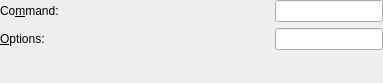
<ui version="4.0" >
 <class>ProcessToolConfigWidget</class>
 <widget class="QWidget" name="ProcessToolConfigWidget" >
  <property name="geometry" >
   <rect>
    <x>0</x>
    <y>0</y>
    <width>383</width>
    <height>83</height>
   </rect>
  </property>
  <property name="sizePolicy" >
   <sizepolicy vsizetype="Minimum" hsizetype="Preferred" >
    <horstretch>0</horstretch>
    <verstretch>0</verstretch>
   </sizepolicy>
  </property>
  <layout class="QGridLayout" >
   <property name="leftMargin" >
    <number>0</number>
   </property>
   <property name="topMargin" >
    <number>0</number>
   </property>
   <property name="rightMargin" >
    <number>0</number>
   </property>
   <property name="bottomMargin" >
    <number>0</number>
   </property>
   <item row="0" column="1" >
    <widget class="KLineEdit" name="m_leCommand" >
     <property name="sizePolicy" >
      <sizepolicy vsizetype="Fixed" hsizetype="Fixed" >
       <horstretch>0</horstretch>
       <verstretch>0</verstretch>
      </sizepolicy>
     </property>
    </widget>
   </item>
   <item row="1" column="1" >
    <widget class="KLineEdit" name="m_leOptions" >
     <property name="sizePolicy" >
      <sizepolicy vsizetype="Fixed" hsizetype="Fixed" >
       <horstretch>0</horstretch>
       <verstretch>0</verstretch>
      </sizepolicy>
     </property>
    </widget>
   </item>
   <item row="1" column="0" >
    <widget class="QLabel" name="m_lbOptions" >
     <property name="text" >
      <string>&amp;Options:</string>
     </property>
     <property name="wordWrap" >
      <bool>false</bool>
     </property>
     <property name="buddy" >
      <cstring>m_leOptions</cstring>
     </property>
    </widget>
   </item>
   <item row="0" column="0" >
    <widget class="QLabel" name="m_lbCommand" >
     <property name="text" >
      <string>Co&amp;mmand:</string>
     </property>
     <property name="wordWrap" >
      <bool>false</bool>
     </property>
     <property name="buddy" >
      <cstring>m_leCommand</cstring>
     </property>
    </widget>
   </item>
   <item row="2" column="1" >
    <spacer>
     <property name="orientation" >
      <enum>Qt::Vertical</enum>
     </property>
     <property name="sizeType" >
      <enum>QSizePolicy::Expanding</enum>
     </property>
     <property name="sizeHint" >
      <size>
       <width>20</width>
       <height>16</height>
      </size>
     </property>
    </spacer>
   </item>
  </layout>
 </widget>
 <layoutfunction spacing="KDialog::spacingHint" margin="KDialog::marginHint" />
 <pixmapfunction>qPixmapFromMimeSource</pixmapfunction>
 <customwidgets>
  <customwidget>
   <class>KLineEdit</class>
   <extends>QLineEdit</extends>
   <header>klineedit.h</header>
  </customwidget>
 </customwidgets>
 <includes/>
 <resources/>
 <connections/>
</ui>
